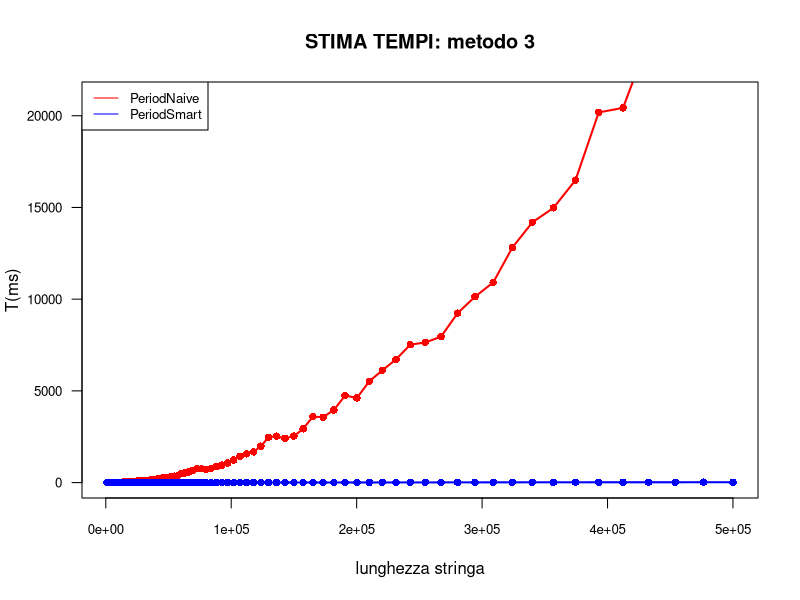
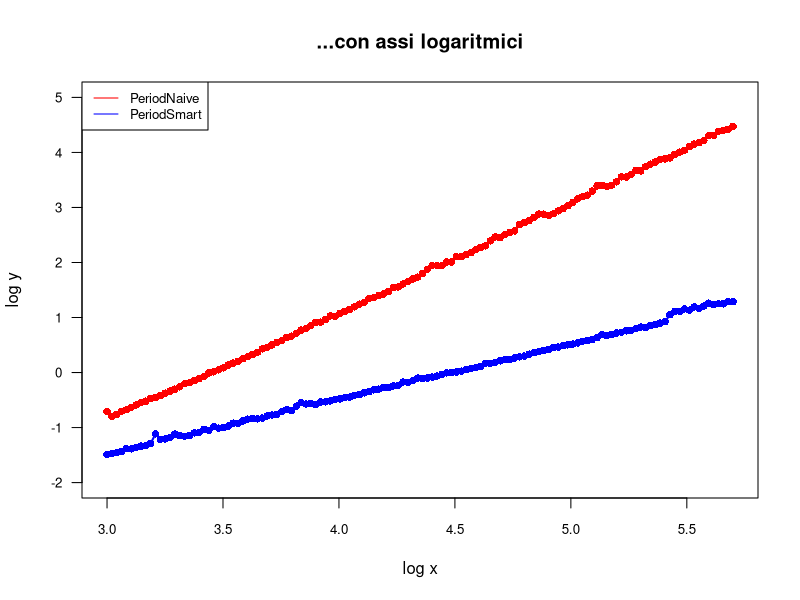

Source code (R) for these figures, in order: (Note: this script raises an error after producing the figures.)
n=c(1274, #caso peggiore
     1401,
     1542,
     1618,
     1698,
     1782,
     1870,
     1962,
     2059,
     2161,
     2268,
     2380,
     2497,
     2620,
     2750,
     2885,
     3028,
     3177,
     3334,
     3499,
     3671,
     3853,
     4043,
     4242,
     4452,
     4672,
     4902,
     5144,
     5398,
     5665,
     5944,
     6238,
     6545,
     6868,
     7207,
     7563,
     7937,
     8328,
     8739,
     9171,
     9623,
     10098,
     10597,
     11120,
     11669,
     12244,
     12849,
     13483,
     14148,
     14847,
     15580,
     16348,
     17155,
     18002,
     18891,
     19823,
     20801,
     21828,
     22905,
     24036,
     25222,
     26467,
     27773,
     29144,
     30582,
     32092,
     33676,
     35338,
     37082,
     38912,
     40833,
     42848,
     44963,
     47182,
     49511,
     51954,
     54518,
     57209,
     60033,
     62996,
     66105,
     69367,
     72791,
     76383,
     80153,
     84109,
     88261,
     92617,
     97188,
     101984,
     107018,
     112300,
     117842,
     123658,
     129761,
     136166,
     142886,
     149938,
     157338,
     165104,
     173252,
     181803,
     190776,
     200192,
     210072,
     220440,
     231320,
     242737,
     254717,
     267288,
     280480,
     294323,
     308849,
     324093,
     340088,
     356873,
     374486,
     392969,
     412364,
     432716,
     454072,
     476483,
     499999)

m = c(        #casi normali
        1000,
        1049,
        1101,
        1155,
        1212,
        1272,
        1335,
        1401,
        1470,
        1542,
        1618,
        1698,
        1782,
        1870,
        1962,
        2059,
        2161,
        2268,
        2380,
        2497,
        2620,
        2750,
        2885,
        3028,
        3177,
        3334,
        3499,
        3671,
        3853,
        4043,
        4242,
        4452,
        4672,
        4902,
        5144,
        5398,
        5665,
        5944,
        6238,
        6545,
        6868,
        7207,
        7563,
        7937,
        8328,
        8739,
        9171,
        9623,
        10098,
        10597,
        11120,
        11669,
        12244,
        12849,
        13483,
        14148,
        14847,
        15580,
        16348,
        17155,
        18002,
        18891,
        19823,
        20801,
        21828,
        22905,
        24036,
        25222,
        26467,
        27773,
        29144,
        30582,
        32092,
        33676,
        35338,
        37082,
        38912,
        40833,
        42848,
        44963,
        47182,
        49511,
        51954,
        54518,
        57209,
        60033,
        62996,
        66105,
        69367,
        72791,
        76383,
        80153,
        84109,
        88261,
        92617,
        97188,
        101984,
        107018,
        112300,
        117842,
        123658,
        129761,
        136166,
        142886,
        149938,
        157338,
        165104,
        173252,
        181803,
        190776,
        200192,
        210072,
        220440,
        231320,
        242737,
        254717,
        267288,
        280480,
        294323,
        308849,
        324093,
        340088,
        356873,
        374486,
        392969,
        412364,
        432716,
        454072,
        476483,
        499999

)

nai=c(
        0.19507028692470635, 0.16039699055546663, 0.1745672127338213, 0.19755766621438264, 0.21109947643979057, 0.2341435624762628, 0.2575780968555401, 0.2847795163584637, 0.30159686652606205, 0.3386279148360933, 0.3517217146872804, 0.3819152995040061, 0.4225411566061629, 0.46022988505747126, 0.49900299102691925, 0.5506050605060506, 0.6283741368487131, 0.6551047120418848, 0.7160228898426323, 0.7765709852598914, 0.8519148936170213, 0.9871794871794872, 1.031958762886598, 1.1171875, 1.2192448233861144, 1.3712328767123287, 1.487369985141159, 1.6093247588424437, 1.782918149466192, 1.9343629343629343, 2.1207627118644066, 2.3294663573085845, 2.69811320754717, 2.871060171919771, 3.187301587301587, 3.5441696113074204, 3.806083650190114, 4.341991341991342, 4.570776255707763, 5.153846153846154, 5.905882352941177, 6.29559748427673, 7.120567375886525, 8.112903225806452, 8.21311475409836, 9.209090909090909, 10.702127659574469, 10.56842105263158, 11.9663928304705, 12.974358974358974, 14.0, 15.63076923076923, 17.5, 18.943396226415093, 22.288888888888888, 23.113636363636363, 25.15, 26.736842105263158, 29.794117647058822, 35.0, 35.964285714285715, 40.72, 44.73913043478261, 50.2, 54.0, 62.588235294117645, 74.71428571428571, 88.08333333333333, 88.0, 87.41666666666667, 101.94949494949495, 102.18840579710145, 127.61904761904762, 127.625, 138.625, 150.5, 172.33333333333334, 188.16666666666666, 201.2, 247.0, 291.75, 282.25, 320.48, 350.7826086956522, 374.7073170731707, 490.6666666666667, 529.0, 578.0, 662.5, 758.5, 755.0, 718.0, 770.0, 870.0, 951.0, 1071.0, 1233.6923076923076, 1433.2857142857142, 1567.0, 1672.0, 1987.0, 2469.0, 2528.0, 2418.0, 2533.0, 2931.3333333333335, 3599.0, 3565.0, 3958.0, 4747.0, 4613.0, 5522.0, 6120.0, 6715.0, 7519.0, 7642.0, 7958.0, 9238.0, 10136.0, 10912.0, 12809.0, 14192.0, 14976.0, 16492.0, 20182.0, 20430.0, 24128.0, 25222.0, 26383.0, 29805.0
)

sm<-c(
        0.03237939228692593, 0.033752749521730706, 0.0348373849339621, 0.03664116548921996, 0.04130901287553648, 0.04101114388725008, 0.04350265417979371, 0.04609094801589311, 0.04711414129540378, 0.051529417817910525, 0.07674995231737555, 0.06091881278094218, 0.062114112458654905, 0.06580300676193186, 0.07634706445410112, 0.07092694307614564, 0.06959262851600388, 0.07175353752462833, 0.08033108081090808, 0.08149109641828581, 0.09306323467918041, 0.0895802811545903, 0.10405579953500388, 0.0975136202183131, 0.10076504932554863, 0.10630296610169492, 0.12011958146487295, 0.11939675727229375, 0.13206847078612774, 0.14200092208390963, 0.14723836140325072, 0.1440982194141298, 0.14879585031493145, 0.16283041886945912, 0.16904410213125132, 0.1748734066701589, 0.19419664501115097, 0.21179358060216236, 0.20216606498194944, 0.24452021432050658, 0.28300819903873337, 0.2682926829268293, 0.275909592061742, 0.2595281306715064, 0.29192184310294544, 0.29354838709677417, 0.3051829268292683, 0.3249908733217053, 0.33195158348532583, 0.3520696401486008, 0.3583897399358746, 0.38544474393531, 0.3987266215678472, 0.4282051282051282, 0.4473992960500587, 0.4849951597289448, 0.4986611868734043, 0.5361542581681843, 0.5335820895522388, 0.570615034168565, 0.5860655737704918, 0.6722632639355272, 0.6653439153439153, 0.713216957605985, 0.7931854199683043, 0.775968992248062, 0.7966772151898734, 0.8271445540463771, 0.8636755823986195, 0.9269870609981515, 0.987708947885939, 1.0006247657128577, 1.0229826353421858, 1.0609110169491525, 1.1220946513581629, 1.1806046329014528, 1.2271892222902634, 1.296248382923674, 1.4698972099853158, 1.4698972099853158, 1.54, 1.6319218241042346, 1.7081911262798635, 1.7348353552859619, 1.8419117647058822, 1.9343629343629343, 1.9900596421471173, 2.1594827586206895, 2.28246013667426, 2.397129186602871, 2.5341772151898736, 2.6135770234986944, 2.8413597733711047, 2.9043478260869566, 3.0642201834862384, 3.1878980891719744, 3.2852459016393443, 3.4551724137931035, 3.698529411764706, 3.8098859315589353, 3.9801587301587302, 4.296137339055794, 4.87378640776699, 4.669767441860465, 4.911764705882353, 5.2408376963350785, 5.401069518716578, 5.7310443490701, 5.878943506969919, 6.28125, 6.706666666666667, 6.542483660130719, 7.1168369613505105, 7.42962962962963, 7.929133858267717, 8.391666666666667, 11.2, 12.871794871794872, 12.924050632911392, 14.325071496663488, 13.58108108108108, 15.615384615384615, 14.735294117647058, 16.12889366272825, 18.214285714285715, 17.233333333333334, 17.789473684210527, 17.75862068965517, 19.39622641509434, 19.346153846153847
)


plot1<-plot(m,nai,type = "o",xlab = "lunghezza stringa",xlim = c(1000,500000),ylab = "T(ms)",ylim = c(0,21000),
            col="red",lwd=2,main = "STIMA TEMPI: metodo 3",las = 1,pch = 16,cex.axis = 0.8)

lines(m, sm, col = "blue", type = "o",lwd=2,pch = 16)

legend("topleft", legend=c("PeriodNaive", "PeriodSmart"),
       col=c("red", "blue"), lty = 1:1, cex=0.8)

plot2<-plot(log10(m),log10(nai),type = "o",las = 1,pch = 16,cex.axis = 0.8,ylab = "log y",xlab = "log x",col="red",lwd=2,ylim = c(-2,5),main = "...con assi logaritmici")
lines(log10(m),log10(sm),type ="o",las = 1,pch = 16,cex.axis = 0.8,col="blue",lwd=2,ylim = c(-2.0,5))

legend("topleft", legend=c("PeriodNaive", "PeriodSmart"),
       col=c("red", "blue"), lty = 1:1, cex=0.8)

################################# distribuzioni

h0 = c(
        1:100
)

d1 = c(
        0.0,
        0.0,
        0.0,
        0.0,
        0.0,
        0.0,
        0.0,
        0.0,
        0.0,
        0.0,
        0.0,
        0.0,
        0.0,
        0.0,
        0.0,
        0.0,
        0.0,
        0.0,
        0.0,
        0.0,
        0.0,
        0.0,
        0.0,
        0.0,
        0.0,
        0.0,
        0.0,
        0.0,
        0.0,
        0.0,
        0.0,
        0.0,
        0.0,
        0.0,
        0.0,
        0.0,
        0.0,
        0.0,
        0.0,
        0.0,
        0.0,
        0.0,
        0.0,
        0.0,
        0.0,
        0.0,
        0.0,
        0.0,
        0.0,
        0.0,
        0.0,
        0.0,
        0.0,
        0.0,
        0.0,
        0.0,
        0.0,
        0.0,
        0.0,
        0.0,
        0.0,
        0.0,
        0.0,
        0.0,
        0.0,
        0.0,
        0.0,
        0.0,
        0.0,
        0.0,
        0.0,
        0.0,
        0.0,
        0.0,
        0.0,
        0.0,
        0.0,
        0.0,
        0.0,
        0.0,
        3.8158617742230905E-6,
        1.9079308871115452E-6,
        1.9079308871115452E-6,
        7.631723548446181E-6,
        1.9079308871115453E-5,
        6.296171927468099E-5,
        1.1829171500091581E-4,
        2.747420477440625E-4,
        4.788906526649979E-4,
        9.673209597655534E-4,
        0.001967076744612003,
        0.0038845472861591063,
        0.007648894926430185,
        0.015610690518346664,
        0.030437221442090483,
        0.05882150924964894,
        0.11216344099151353,
        0.19875870016484523,
        0.3010848495024116,
        0.267686519323524

)

plotD1<-plot(h,d1,type = "o",xlab = "lunghezza periodo",ylab = "freq. rel.",
            col="green",lwd=2,main = "DISTRIBUZIONE con metodo 1",las = 1,pch = 10,cex.axis = 0.9)

d2 = c(
        0.02009137903085393,
        0.006733950131785133,
        0.00881849674889979,
        0.007969548328220031,
        0.00971787774902587,
        0.008693616075985086,
        0.010183778721053801,
        0.009580989319100138,
        0.010123739935998655,
        0.00968065370229168,
        0.009922009618213367,
        0.009798329720999767,
        0.010018071674301599,
        0.009891990225685793,
        0.01001446934719829,
        0.010199388805168139,
        0.010134546917308581,
        0.009884785571479175,
        0.010079311235057847,
        0.010233010524799021,
        0.010192184150961521,
        0.010184979496754903,
        0.010048091066829171,
        0.009961635216349763,
        0.010090118216367773,
        0.010046890291128069,
        0.010104527524781009,
        0.010133346141607479,
        0.010039685636921451,
        0.009996457711681747,
        0.009983249178969615,
        0.010111732178987627,
        0.010325470253783945,
        0.010091318992068877,
        0.010088917440666671,
        0.010156160879928433,
        0.01010933062758542,
        0.009929214272419983,
        0.010153759328526227,
        0.010152558552825125,
        0.009989253057475129,
        0.010079311235057847,
        0.010074508132253435,
        0.010078110459356745,
        0.010178975618249389,
        0.010063701150943509,
        0.010096122094873289,
        0.010087716664965567,
        0.01013814924441189,
        0.009960434440648659,
        0.009954430562143145,
        0.010263029917326593,
        0.010021674001404907,
        0.010129743814504169,
        0.010344682665001591,
        0.010133346141607479,
        0.009869175487364837,
        0.010110531403286523,
        0.010236612851902329,
        0.009990453833176233,
        0.010116535281792037,
        0.010296651636957475,
        0.009813939805114105,
        0.010272636122935417,
        0.009908801085501235,
        0.010177774842548287,
        0.010160963982732845,
        0.010240215179005637,
        0.010259427590223285,
        0.010094921319172185,
        0.010114133730389831,
        0.010157361655629537,
        0.009995256935980643,
        0.010159763207031743,
        0.010279840777142033,
        0.010141751571515199,
        0.010049291842530275,
        0.009970040646257483,
        0.010106929076183215,
        0.010200589580869241,
        0.010273836898636519,
        0.00987037626306594,
        0.010090118216367773,
        0.010079311235057847,
        0.010205392683673653,
        0.009976044524762997,
        0.010157361655629537,
        0.010150157001422919,
        0.010130944590205273,
        0.010129743814504169,
        0.010160963982732845,
        0.010293049309854165,
        0.010487574973432837,
        0.010798575880018492,
        0.011048337225847898,
        0.01095467672116187,
        0.01114800160903944,
        0.009884785571479175,
        0.006174388655071176,
        0.0
)

plotD2<-plot(h,d2,type = "o",xlab = "lunghezza periodo",ylab = "freq. rel.",
            col="green",lwd=2,main = "DISTRIBUZIONE con metodo 2",las = 1,pch = 10,cex.axis = 0.9)
d3 = c(
        0.0,
        0.009994221072118975,
        0.009900888829792674,
        0.010288281561640193,
        0.010100338553120109,
        0.010168100318096738,
        0.010137415745277132,
        0.010203898986386278,
        0.010026184168806063,
        0.01016554327036177,
        0.010014677453998711,
        0.010271660751362906,
        0.00988426801951539,
        0.010486452761100145,
        0.00998910697664904,
        0.010150200983951968,
        0.010235862083073366,
        0.010036412359745932,
        0.010151479507819451,
        0.010182164080639057,
        0.010267825179760456,
        0.010219241272796081,
        0.010137415745277132,
        0.010040247931348383,
        0.00996737207090182,
        0.009903445877527641,
        0.009991664024384008,
        0.010162986222626805,
        0.010036412359745932,
        0.010154036555554418,
        0.010031298264275998,
        0.010050476122288252,
        0.00996737207090182,
        0.010008284834661294,
        0.010164264746494288,
        0.01021157012959118,
        0.010310016467387413,
        0.010124630506602297,
        0.010127187554337265,
        0.010344536611809469,
        0.009955865356094468,
        0.009955865356094468,
        0.0102333050353384,
        0.010187278176108991,
        0.010340701040207019,
        0.010178328509036607,
        0.010116959363397396,
        0.009815227730671276,
        0.010253761417218137,
        0.010047919074553284,
        0.01004280497908335,
        0.009941801593552149,
        0.010265268132025489,
        0.009885546543382872,
        0.00999677811985394,
        0.01023714060694085,
        0.010177049985169124,
        0.009936687498082214,
        0.010047919074553284,
        0.010244811750145752,
        0.009991664024384008,
        0.010283167466170258,
        0.010001892215323875,
        0.010083717742842823,
        0.010152758031686936,
        0.010114402315662428,
        0.01003257678814348,
        0.009934130450347247,
        0.010013398930131227,
        0.009918788163937445,
        0.010166821794229255,
        0.010100338553120109,
        0.010267825179760456,
        0.010156593603289386,
        0.01008243921897534,
        0.01023714060694085,
        0.010116959363397396,
        0.00991750964006996,
        0.009876596876310487,
        0.010111845267927461,
        0.01021157012959118,
        0.010092667409915209,
        0.009999335167588908,
        0.00992390225940738,
        0.010230747987603433,
        0.009991664024384008,
        0.010115680839529913,
        0.009920066687804928,
        0.010146365412349518,
        0.010030019740408513,
        0.01016170769875932,
        0.00999677811985394,
        0.010216684225061114,
        0.010005727786926327,
        0.010127187554337265,
        0.010109288220192494,
        0.010150200983951968,
        0.0101399727930121,
        0.010253761417218137,
        0.010147643936217001
)

plotD3<-plot(h,d3,type = "o",xlab = "lunghezza periodo",ylab = "freq. rel.",
             col="green",lwd=2,main = "DISTRIBUZIONE con metodo 3",las = 1,pch = 10,cex.axis = 0.9)
d4 = c(
        0.0,
        0.0,
        0.0,
        0.0,
        0.0,
        0.0,
        0.0,
        0.0,
        0.0,
        0.0,
        0.0,
        0.0,
        0.0,
        0.0,
        0.0,
        0.0,
        0.0,
        0.0,
        0.0,
        0.0,
        0.0,
        0.0,
        0.0,
        0.0,
        0.0,
        0.0,
        0.0,
        0.0,
        0.0,
        0.0,
        0.0,
        0.0,
        0.0,
        0.0,
        0.0,
        0.0,
        0.0,
        0.0,
        0.0,
        0.0,
        0.0,
        0.0,
        0.0,
        0.0,
        0.0,
        0.0,
        0.0,
        0.0,
        0.0,
        0.0,
        0.0,
        0.0,
        0.0,
        0.0,
        0.0,
        0.0,
        0.0,
        0.0,
        0.0,
        0.0,
        0.0,
        0.0,
        0.0,
        0.0,
        0.0,
        0.0,
        0.0,
        0.0,
        0.0,
        0.0,
        0.0,
        0.0,
        0.0,
        0.0,
        0.0,
        0.0,
        0.0,
        0.0,
        0.0,
        0.0,
        0.0,
        0.0,
        0.0,
        0.0,
        0.0,
        0.0,
        0.0,
        0.0,
        0.0,
        0.0,
        0.0,
        0.0,
        0.0,
        0.0,
        0.0,
        0.0,
        0.0,
        0.0,
        0.0,
        0.0,
        0.0,
        0.0,
        0.0,
        0.0,
        0.0,
        0.0,
        0.0,
        0.0,
        0.0,
        0.0,
        0.0,
        0.0,
        0.0,
        0.0,
        0.0,
        0.0,
        0.0,
        0.0,
        0.0,
        0.0,
        0.0,
        0.0,
        0.0,
        0.0,
        0.0,
        0.0,
        0.0,
        0.0,
        0.0,
        0.0,
        0.0,
        0.0,
        0.0,
        0.0,
        0.0,
        0.0,
        0.0,
        0.0,
        0.0,
        0.0,
        0.0,
        0.0,
        0.0,
        0.0,
        0.0,
        0.0,
        0.0,
        0.0,
        0.0,
        0.0,
        0.0,
        0.0,
        0.0,
        0.0,
        0.0,
        0.0,
        0.0,
        0.0,
        0.0,
        0.0,
        0.0,
        0.0,
        0.0,
        0.0,
        0.0,
        0.0,
        0.0,
        0.0,
        0.0,
        0.0,
        0.0,
        0.0,
        0.0,
        0.0,
        0.0,
        0.0,
        0.0,
        0.0,
        0.0,
        0.0,
        0.0,
        0.0,
        0.0,
        0.0,
        0.0,
        1.0
)

h1 = c(
        1:186
)

plotD4<-plot(h1,d4,type = "o",xlab = "lunghezza periodo",ylab = "freq. rel.",
             col="green",lwd=2,main = "DISTRIBUZIONE con metodo 4",las = 1,pch = 10,cex.axis = 0.9)
